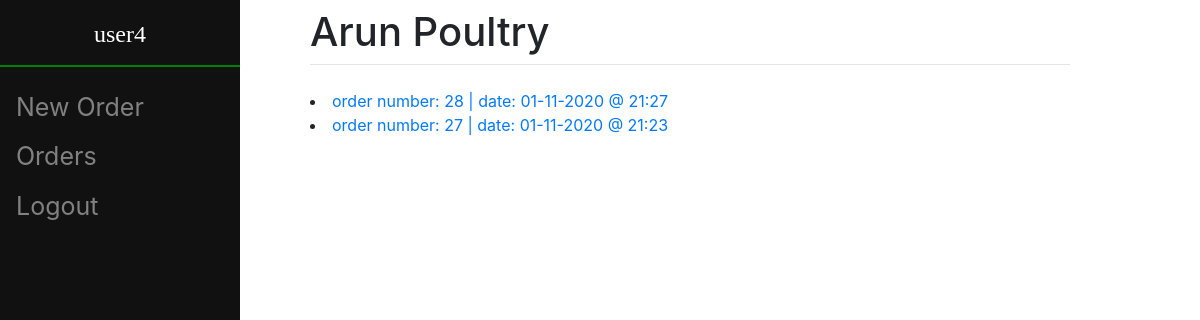
Page /view/ (signed in) on the earlier database version.
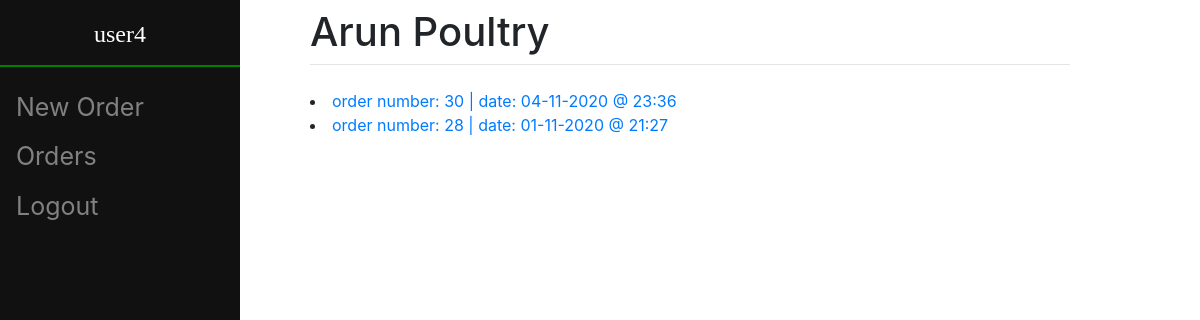
Same page on the later database version.
### orders/models.py (models this page shows, shortened)
class Order(models.Model):
	user = models.ForeignKey(User, on_delete = models.CASCADE, related_name = "user_order", null = False)
	items = models.ManyToManyField(Item, through = "Order_Item", related_name = "ord_item")
	created_at = models.DateTimeField(auto_now_add=True)
	updated_at = models.DateTimeField(auto_now=True)

### orders/views.py (the view)
# urls.py: path("view/", views.OrderListView.as_view(), name = "view"),
class OrderListView(LRM, View):
    model = Order
    template_name = "orders/order_list.html"
    def get(self, response):
        user_type = get_object_or_404(User_Type, user = response.user)
        priv = user_type.privilege
        if priv == True:
            orders = Order.objects.all().order_by('-updated_at')
        else:
            orders = Order.objects.filter(user = response.user).order_by('-updated_at')
        for ord in orders:
            ord.updated = ord.updated_at.strftime("%d-%m-%Y @ %H:%M")
        ctx = {'privilege' : priv, 'order_list' : orders}
        return render(response, self.template_name, ctx)

### orders/templates/orders/order_list.html (shortened to what this page needs)
{% extends 'orders/base.html' %}
{% block content %}
    {% if order_list %}
    	{% for ord in order_list %}
    		<li>
    			<a href = "{% url 'orders:order_detail'  ord.id %}">order number: {{ ord.id }} | date: {{ ord.updated }}
    			</a>
    		</li>
		{% endfor %}
	{% else %}
			<p>There are no orders to view</p>
    {% endif %}
{% endblock %}

### orders/templates/orders/base.html (shortened to what this page needs)
<!doctype html>
<html>
<head>
	<link rel="stylesheet" href="https://stackpath.bootstrapcdn.com/bootstrap/4.3.1/css/bootstrap.min.css">
</head>
<body>
	<div class="sidenav">
		{% block side %}
			{% if user.is_authenticated %}
				<h4>{{ user.username }}</h4>
				<hr>
				{% if privilege %}
					<a href = "/register">Users</a>
					<a href = "/item/view/">Items</a>
				{% else %}
					<a href="/create">New Order</a>
				{% endif %}
				<a href="/view">Orders</a>
				<a href = "/logout">Logout</a>
			{% else %}
				<a href="/">Home</a>
				<a href="/login">Login</a>
			{% endif %}
		{% endblock %}
	</div>
	<div id="content" name="content" class="main">
				<h1 class="mt-2">Arun Poultry</h1>
				<hr class="mt-0 mb-4">
				{% block content %}
				{% endblock %}
	</div>
</body>
</html>

### orders/templates/orders/base.html (style rules this page uses)
.sidenav { height:100%; width: 20%; position: fixed; z-index:1; top:0; left:0; background-color:#111; overflow-x:hidden; padding-top:20px; }
.sidenav h4 { font-family: 'Times New Roman', Times, serif; color: #FFFFFF; text-align: center; }
.sidenav hr { border: 1px solid green; }
.sidenav a { padding:6px 8px 6px 16px; text-decoration: none; font-size:25px; color: #818181; display:block; }
.main { margin-left: 25%; padding: 0px 10px; margin-right: 10%; }

Differences in the rows shown:
removed Order: id "27", updated "01-11-2020 @ 21:23"
added Order: id "30", updated "04-11-2020 @ 23:36"
